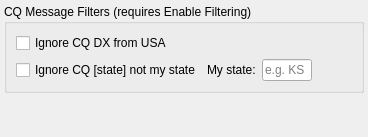
                  <widget class="QWidget" name="tab_state">
                   <attribute name="title">
                    <string>S</string>
                   </attribute>
                   <layout class="QVBoxLayout" name="verticalLayout_state">
                    <property name="spacing">
                     <number>4</number>
                    </property>
                    <property name="leftMargin">
                     <number>4</number>
                    </property>
                    <property name="topMargin">
                     <number>4</number>
                    </property>
                    <property name="rightMargin">
                     <number>4</number>
                    </property>
                    <property name="bottomMargin">
                     <number>4</number>
                    </property>
                    <item>
                     <widget class="QGroupBox" name="groupBox_cqFilters">
                      <property name="title">
                       <string>CQ Message Filters (requires Enable Filtering)</string>
                      </property>
                      <layout class="QVBoxLayout" name="verticalLayout_cqFilters">
                       <item>
                        <widget class="QCheckBox" name="cb_ignore_cqdx_usa">
                         <property name="toolTip">
                          <string>Hide USA stations calling CQ DX (they are seeking non-US contacts)</string>
                         </property>
                         <property name="text">
                          <string>Ignore CQ DX from USA</string>
                         </property>
                        </widget>
                       </item>
                       <item>
                        <layout class="QHBoxLayout" name="horizontalLayout_stateFilter">
                         <item>
                          <widget class="QCheckBox" name="cb_ignore_cq_state">
                           <property name="toolTip">
                            <string>Hide stations calling CQ [state] where the state is not your state</string>
                           </property>
                           <property name="text">
                            <string>Ignore CQ [state] not my state</string>
                           </property>
                          </widget>
                         </item>
                         <item>
                          <widget class="QLabel" name="label_myState">
                           <property name="text">
                            <string>My state:</string>
                           </property>
                          </widget>
                         </item>
                         <item>
                          <widget class="QLineEdit" name="le_myState">
                           <property name="toolTip">
                            <string>Your US state abbreviation (e.g. KS, ND, TX)</string>
                           </property>
                           <property name="maximumSize">
                            <size>
                             <width>50</width>
                             <height>16777215</height>
                            </size>
                           </property>
                           <property name="placeholderText">
                            <string>e.g. KS</string>
                           </property>
                          </widget>
                         </item>
                         <item>
                          <spacer name="horizontalSpacer_stateFilter">
                           <property name="orientation">
                            <enum>Qt::Horizontal</enum>
                           </property>
                           <property name="sizeHint" stdset="0">
                            <size>
                             <width>40</width>
                             <height>20</height>
                            </size>
                           </property>
                          </spacer>
                         </item>
                        </layout>
                       </item>
                      </layout>
                     </widget>
                    </item>
                    <item>
                     <spacer name="verticalSpacer_state">
                      <property name="orientation">
                       <enum>Qt::Vertical</enum>
                      </property>
                      <property name="sizeHint" stdset="0">
                       <size>
                        <width>20</width>
                        <height>40</height>
                       </size>
                      </property>
                     </spacer>
                    </item>
                   </layout>
                  </widget>
